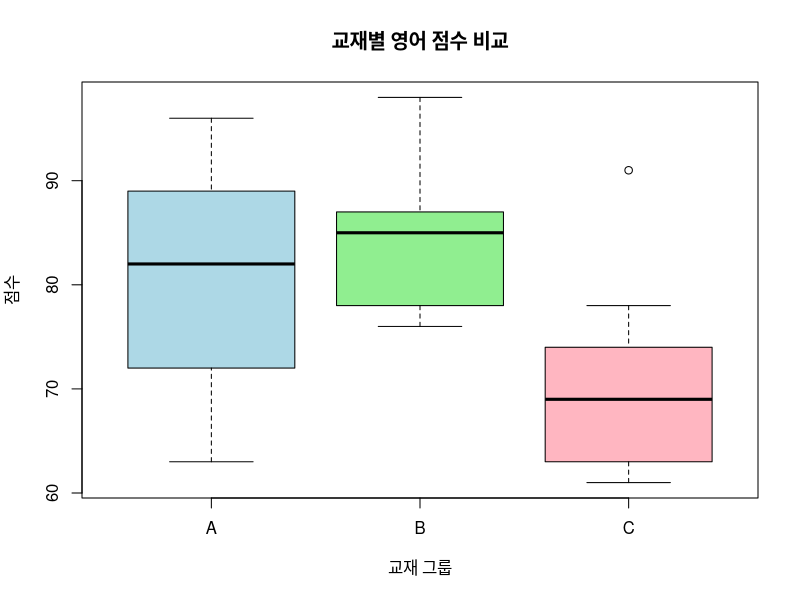

This figure's R source:
# 데이터 입력
A <- c(75, 79, 96, 72, 95, 72, 89, 63, 85, 85)
B <- c(76, 86, 85, 87, 98, 78, 83, 85, 76, 90)
C <- c(65, 63, 73, 61, 91, 74, 63, 73, 64, 78)

# 데이터 변환 및 재구성
scores <- c(A, B, C)
groups <- factor(rep(c("A", "B", "C"), each = 10))
data <- data.frame(score = scores, group = groups)

# 기술통계량 출력
cat("각 그룹별 기술통계량:\n")
stats <- aggregate(score ~ group, data = data, FUN = function(x) {
  c(mean = mean(x), sd = sd(x), n = length(x))
})
print(stats)

# 박스플롯으로 시각화
boxplot(score ~ group, data = data, 
        main = "교재별 영어 점수 비교",
        xlab = "교재 그룹", 
        ylab = "점수", 
        col = c("lightblue", "lightgreen", "lightpink"))

# (1) 귀무가설 설정
cat("\n(1) 귀무가설: 세 그룹의 영어 점수 평균은 동일하다.)\n")

# (2) 대립가설 설정
cat("(2) 대립가설: 적어도 한 그룹의 영어 점수 평균은 다른 그룹과 다르다.\n")

# (3) 가설검정 : 분산분석(ANOVA) 수행
anova_result <- aov(score ~ group, data = data)
summary_result <- summary(anova_result)
print(summary_result)

# 유의확률(p-value) 확인
p_value <- summary_result[[1]]["group", "Pr(>F)"]
cat("\n(3) 가설검정 결과:\n")
cat("F-통계량:", round(summary_result[[1]]["group", "F value"], 4), "\n")
cat("유의확률(p-value):", round(p_value, 4), "\n")

# (4) 유의수준 5%에서 가설검정의 결론
alpha <- 0.05
cat("\n(4) 유의수준 5%에서 가설검정의 결론:\n")

if(p_value < alpha) {
  cat("p-value(", round(p_value, 4), ")가 유의수준(0.05)보다 작으므로 귀무가설을 기각합니다.\n")
  cat("따라서, 적어도 한 그룹의 영어 점수 평균은 다른 그룹과 유의하게 다르다고 할 수 있습니다.\n")
  
  # 사후 검정(Tukey의 HSD 검정) 수행
  cat("\n사후 검정(Tukey HSD) 결과:\n")
  tukey_result <- TukeyHSD(anova_result)
  print(tukey_result)
} else {
  cat("p-value(", round(p_value, 4), ")가 유의수준(0.05)보다 크므로 귀무가설을 기각할 수 없습니다.\n")
  cat("따라서, 세 그룹의 영어 점수 평균이 다르다고 할 충분한 증거가 없습니다.\n")
}

# 그룹별 평균 점수 출력
cat("\n각 그룹별 평균 점수:\n")
means <- tapply(data$score, data$group, mean)
for(i in 1:length(means)) {
  cat(names(means)[i], "교재 그룹:", round(means[i], 2), "\n")
}